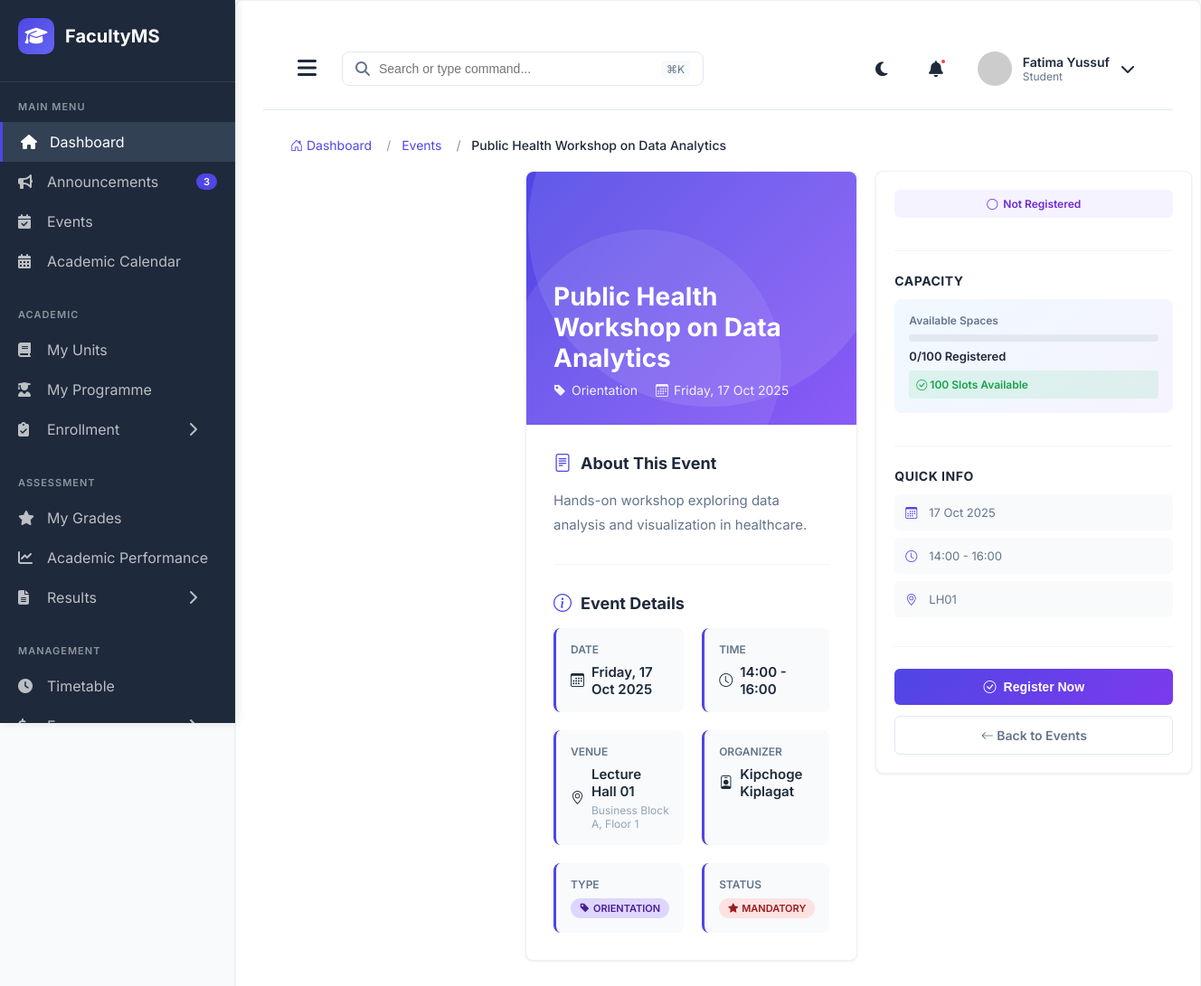
/events/4/ (signed in), run on an earlier commit of the app's database.
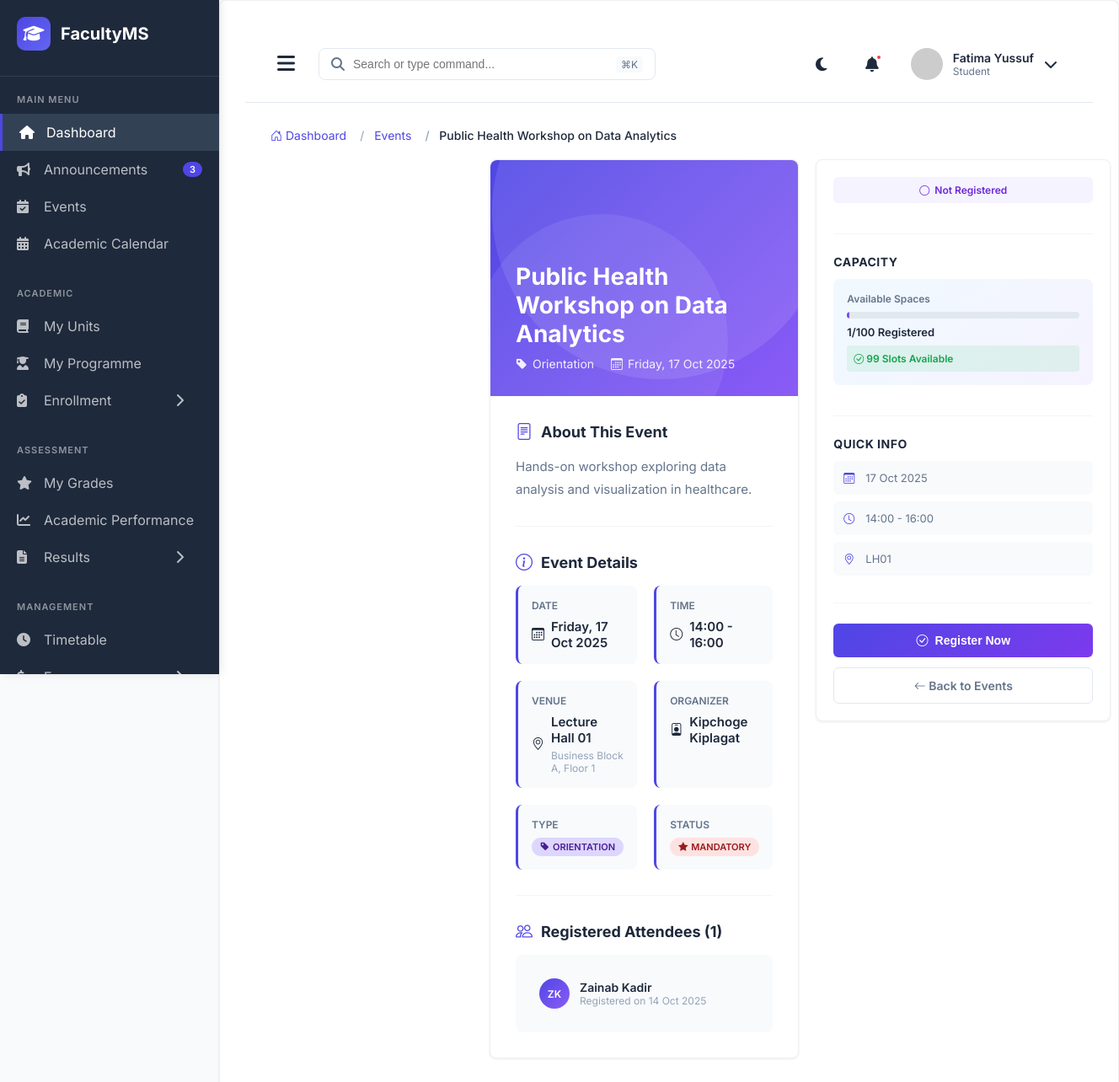
And on a later commit of the database.
### main_application/models.py (models this page shows, shortened)
class Event(models.Model):
    EVENT_TYPES = (
        ('SEMINAR', 'Seminar'),
        ('WORKSHOP', 'Workshop'),
        ('CONFERENCE', 'Conference'),
        ('MEETING', 'Meeting'),
        ('ORIENTATION', 'Orientation'),
        ('EXAMINATION', 'Examination'),
        ('OTHER', 'Other'),
    )
    title = models.CharField(max_length=200)
    description = models.TextField()
    event_type = models.CharField(max_length=20, choices=EVENT_TYPES)
    venue = models.ForeignKey(Venue, on_delete=models.SET_NULL, null=True, blank=True, related_name='events')
    event_date = models.DateField()
    start_time = models.TimeField()
    end_time = models.TimeField()
    organizer = models.ForeignKey(User, on_delete=models.PROTECT, related_name='organized_events')
    target_programmes = models.ManyToManyField(Programme, blank=True, related_name='events')
    is_mandatory = models.BooleanField(default=False)
    registration_required = models.BooleanField(default=False)
    max_attendees = models.IntegerField(null=True, blank=True)
    poster = models.ImageField(upload_to='events/', blank=True, null=True)
    created_at = models.DateTimeField(auto_now_add=True)
    is_published = models.BooleanField(default=True)
    class Meta:
        db_table = 'events'
        ordering = ['-event_date', '-start_time']

class Venue(models.Model):
    VENUE_TYPES = (
        ('LECTURE_HALL', 'Lecture Hall'),
        ('TUTORIAL_ROOM', 'Tutorial Room'),
        ('LAB', 'Laboratory'),
        ('SEMINAR_ROOM', 'Seminar Room'),
    )
    name = models.CharField(max_length=100)
    code = models.CharField(max_length=20, unique=True)
    venue_type = models.CharField(max_length=20, choices=VENUE_TYPES)
    capacity = models.IntegerField()
    building = models.CharField(max_length=100)
    floor = models.CharField(max_length=20, blank=True)
    has_projector = models.BooleanField(default=False)
    has_computers = models.BooleanField(default=False)
    is_available = models.BooleanField(default=True)
    class Meta:
        db_table = 'venues'
        ordering = ['building', 'name']

class User(AbstractUser):
    USER_TYPES = (
        ('STUDENT', 'Student'),
        ('LECTURER', 'Lecturer'),
        ('COD', 'Chairman of Department'),
        ('DEAN', 'Dean'),
        ('ICT_ADMIN', 'ICT Administrator'),
    )
    user_type = models.CharField(max_length=20, choices=USER_TYPES)
    phone_number = models.CharField(max_length=15, blank=True, null=True)
    profile_picture = models.ImageField(upload_to='profiles/', blank=True, null=True)
    is_active_user = models.BooleanField(default=True)
    date_joined = models.DateTimeField(auto_now_add=True)
    class Meta:
        db_table = 'users'

class EventRegistration(models.Model):
    event = models.ForeignKey(Event, on_delete=models.CASCADE, related_name='registrations')
    student = models.ForeignKey(Student, on_delete=models.CASCADE, related_name='event_registrations')
    registration_date = models.DateTimeField(auto_now_add=True)
    attended = models.BooleanField(default=False)
    class Meta:
        db_table = 'event_registrations'
        unique_together = ('event', 'student')
        ordering = ['-registration_date']

class Student(models.Model):
    YEAR_LEVELS = (
        (1, 'Year 1'),
        (2, 'Year 2'),
        (3, 'Year 3'),
        (4, 'Year 4'),
    )
    user = models.OneToOneField(User, on_delete=models.CASCADE, primary_key=True, related_name='student_profile')
    registration_number = models.CharField(max_length=50, unique=True)
    first_name = models.CharField(max_length=30)
    last_name = models.CharField(max_length=30)
    surname = models.CharField(max_length=30, blank=True)
    programme = models.ForeignKey(Programme, on_delete=models.PROTECT, related_name='students')
    current_year = models.IntegerField(choices=YEAR_LEVELS)
    intake = models.ForeignKey(Intake, on_delete=models.PROTECT, related_name='students')
    admission_date = models.DateField()
    is_active = models.BooleanField(default=True)
    can_upgrade = models.BooleanField(default=False)  # For progression to next level
    phone = models.CharField(max_length=15, blank=True, null=True)
    email = models.EmailField(blank=True, null=True)
    date_of_birth = models.DateField(blank=True, null=True)
    address = models.CharField(max_length=255, blank=True, null=True)
    parent_name = models.CharField(max_length=100, blank=True, null=True)
    parent_phone = models.CharField(max_length=15, blank=True, null=True)
    guardian_name = models.CharField(max_length=100, blank=True, null=True)
    guardian_phone = models.CharField(max_length=15, blank=True, null=True)
    class Meta:
        db_table = 'students'
        ordering = ['registration_number']

### main_application/views.py (the view)
# urls.py: path('events/<int:event_id>/', views.student_event_detail, name='student_event_detail'),
@login_required(login_url='login')
def student_event_detail(request, event_id):
    try:
        student = Student.objects.get(user=request.user)
    except Student.DoesNotExist:
        messages.error(request, "Student profile not found.")
        return redirect('student_dashboard')
    event = get_object_or_404(Event, id=event_id)
    registration = EventRegistration.objects.filter(
        event=event,
        student=student
    ).first()
    is_event_full = (event.max_attendees and
                     event.registrations.count() >= event.max_attendees)
    can_view = not event.registration_required or registration is not None
    context = {
        'event': event,
        'registration': registration,
        'is_registered': registration is not None,
        'is_event_full': is_event_full,
        'attendee_count': event.registrations.count(),
        'remaining_slots': max(0, (event.max_attendees or 0) - event.registrations.count()) if event.max_attendees else None,
        'can_view': can_view,
    }
    return render(request, 'student/events/event_detail.html', context)

### main_application/templatetags/filters.py (called while the page is built)
@register.filter
def multiply(value, arg):
    try:
        return float(value) * float(arg)
    except (ValueError, TypeError):
        return 0.0

@register.filter
def divide(value, arg):
    try:
        arg = float(arg)
        if arg == 0:
            return 0.0
        result = float(value) / arg
        return f"{result:.2f}".rstrip('0').rstrip('.')
    except (ValueError, TypeError, ZeroDivisionError):
        return "0"

### templates/student/events/event_detail.html (shortened to what the changed rows need)
{% extends 'student_base.html' %}
{% load filters %}
{% block extra_css %}
<link rel="stylesheet" href="https://cdn.jsdelivr.net/npm/bootstrap-icons@1.10.0/font/bootstrap-icons.css">
{% endblock %}
{% block content %}
<nav aria-label="breadcrumb">
    <ol class="breadcrumb">
        <li class="breadcrumb-item"><a href="{% url 'student_dashboard' %}"><i class="bi bi-house-door"></i> Dashboard</a></li>
        <li class="breadcrumb-item"><a href="{% url 'student_events_list' %}">Events</a></li>
        <li class="breadcrumb-item active" aria-current="page">{{ event.title }}</li>
    </ol>
</nav>
<div class="detail-container">
    <div class="main-content">
        <div class="event-hero">
            <div class="event-hero-content">
                <h1 class="event-hero-title">{{ event.title }}</h1>
                <div class="event-hero-meta">
                    <div class="event-hero-meta-item">
                        <i class="bi bi-tag-fill"></i>
                        <span>{{ event.get_event_type_display }}</span>
                    </div>
                    <div class="event-hero-meta-item">
                        <i class="bi bi-calendar3"></i>
                        <span>{{ event.event_date|date:"l, d M Y" }}</span>
                    </div>
                </div>
            </div>
        </div>
        <div class="event-section">
            <div class="section-title">
                <i class="bi bi-file-text"></i> About This Event
            </div>
            <div class="description-text">{{ event.description }}</div>
        </div>
        <div class="event-section">
            <div class="info-grid">
                <div class="info-item">
                    <div class="info-label">Date</div>
                    <div class="info-value">
                        <i class="bi bi-calendar3"></i>
                        {{ event.event_date|date:"l, d M Y" }}
                    </div>
                </div>
                <div class="info-item">
                    <div class="info-label">Time</div>
                    <div class="info-value">
                        <i class="bi bi-clock"></i>
                        {{ event.start_time|time:"H:i" }} - {{ event.end_time|time:"H:i" }}
                    </div>
                </div>
                <div class="info-item">
                    <div class="info-value">
                        <i class="bi bi-geo-alt"></i>
                        {% if event.venue %}
                            <div>
                                {{ event.venue.name }}
                                <div style="font-size: 12px; color: #94A3B8; font-weight: 400; margin-top: 4px;">
                                    {{ event.venue.building }}{% if event.venue.floor %}, Floor {{ event.venue.floor }}{% endif %}
                                </div>
                            </div>
                        {% else %}
                            <span>To Be Announced</span>
                        {% endif %}
                    </div>
                </div>
                <div class="info-item">
                    <div class="info-label">Organizer</div>
                    <div class="info-value">
                        <i class="bi bi-person-badge"></i>
                        {{ event.organizer.get_full_name }}
                    </div>
                </div>
                <div class="info-item">
                    <div class="info-value">
                        <span class="badge badge-type">
                            <i class="bi bi-tag-fill"></i> {{ event.get_event_type_display }}
                        </span>
                    </div>
                </div>
            </div>
        </div>
        {% if event.registrations.count > 0 %}
        <div class="event-section">
            <div class="section-title">
                <i class="bi bi-people"></i> Registered Attendees ({{ event.registrations.count }})
            </div>
            <div class="attendees-list">
                {% for registration in event.registrations.all|slice:":10" %}
                <div class="attendee-item">
                    <div class="attendee-avatar">
                        {{ registration.student.user.first_name|first }}{{ registration.student.user.last_name|first }}
                    </div>
                    <div>
                        <div style="color: #1E293B; font-weight: 600;">
                            {{ registration.student.user.get_full_name }}
                        </div>
                        <div style="font-size: 12px; color: #94A3B8;">
                            Registered on {{ registration.registration_date|date:"d M Y" }}
                        </div>
                    </div>
                </div>
                {% endfor %}
            </div>
        </div>
        {% endif %}
    </div>
    <div class="eventsidebar">
        {% if event.max_attendees %}
        <div class="eventsidebar-section">
            <div class="eventsidebar-title">Capacity</div>
            <div class="capacity-status">
                <div class="capacity-label">Available Spaces</div>
                <div class="capacity-bar">
                    <div class="capacity-fill" style="width: {{ attendee_count|multiply:100|divide:event.max_attendees }}%;"></div>
                </div>
                <div class="capacity-text">
                    {{ attendee_count }}/{{ event.max_attendees }} Registered
                </div>
                {% if remaining_slots == 0 %}
                <div style="margin-top: 8px; padding: 8px; background: rgba(239, 68, 68, 0.1); border-radius: 4px; color: #DC2626; font-size: 12px; font-weight: 600;">
                    <i class="bi bi-info-circle"></i> Event is Full
                </div>
                {% elif remaining_slots %}
                <div style="margin-top: 8px; padding: 8px; background: rgba(34, 197, 94, 0.1); border-radius: 4px; color: #16A34A; font-size: 12px; font-weight: 600;">
                    <i class="bi bi-check-circle"></i> {{ remaining_slots }} Slot{{ remaining_slots|pluralize }} Available
                </div>
                {% endif %}
            </div>
        </div>
        {% endif %}
        <div class="eventsidebar-section">
            <div class="event-meta-eventsidebar">
                <i class="bi bi-calendar3"></i>
                <span>{{ event.event_date|date:"d M Y" }}</span>
            </div>
            <div class="event-meta-eventsidebar">
                <i class="bi bi-clock"></i>
                <span>{{ event.start_time|time:"H:i" }} - {{ event.end_time|time:"H:i" }}</span>
            </div>
            {% if event.venue %}
            <div class="event-meta-eventsidebar">
                <i class="bi bi-geo-alt"></i>
                <span>{{ event.venue.code }}</span>
            </div>
            {% endif %}
        </div>
    </div>
</div>
{% endblock %}

What changed in the data, as far as the page shows it:
shown differently, row unchanged: Event "Public Health Workshop on Data Analytics": registrations.count (not shown) → "1"
added EventRegistration: student.user.first_name|first "Z", student.user.last_name|first "K", student.user.get_full_name "Zainab Kadir", registration_date "14 Oct 2025"
Also different on the page:
{{ attendee_count }}: "0" → "1"
{{ remaining_slots }}: "100" → "99"
text now shown: "Registered Attendees ( )"
